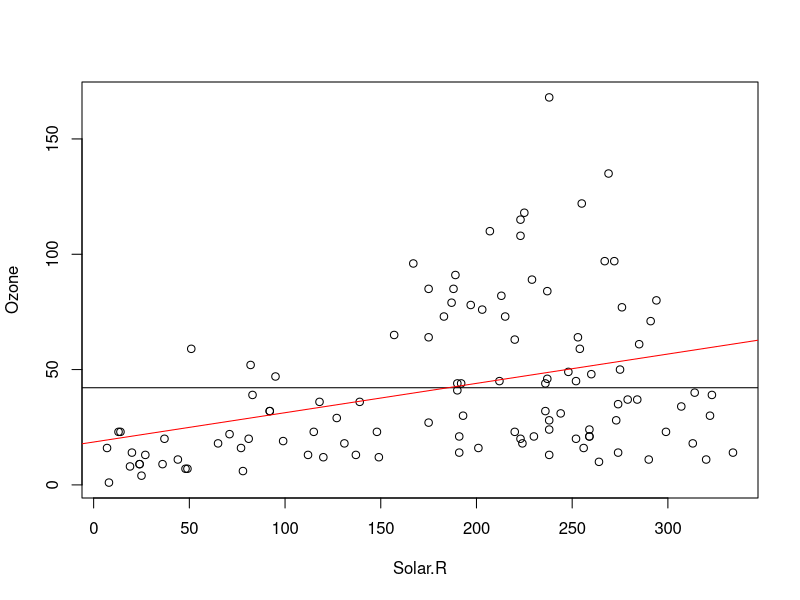
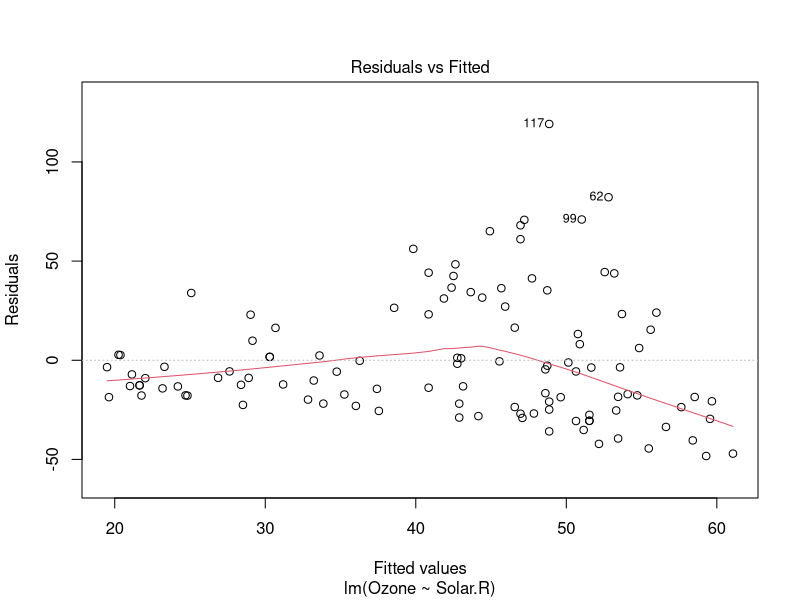
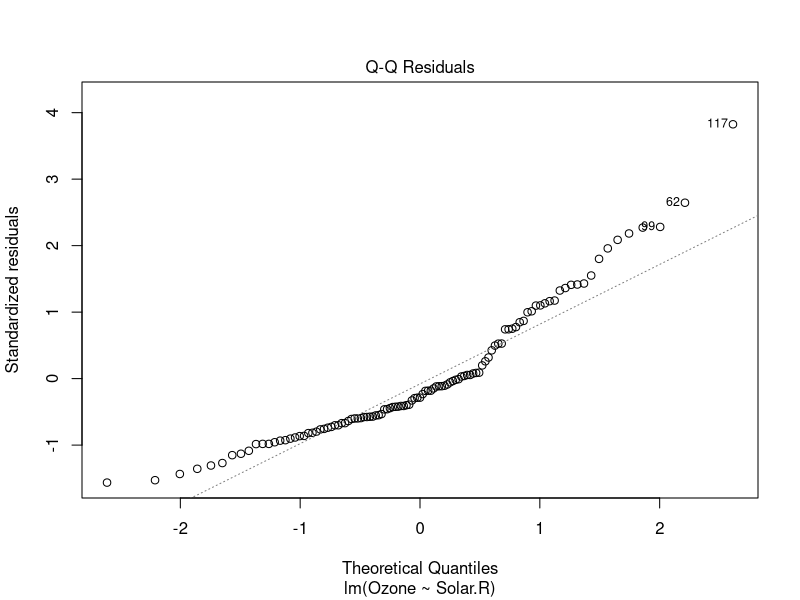
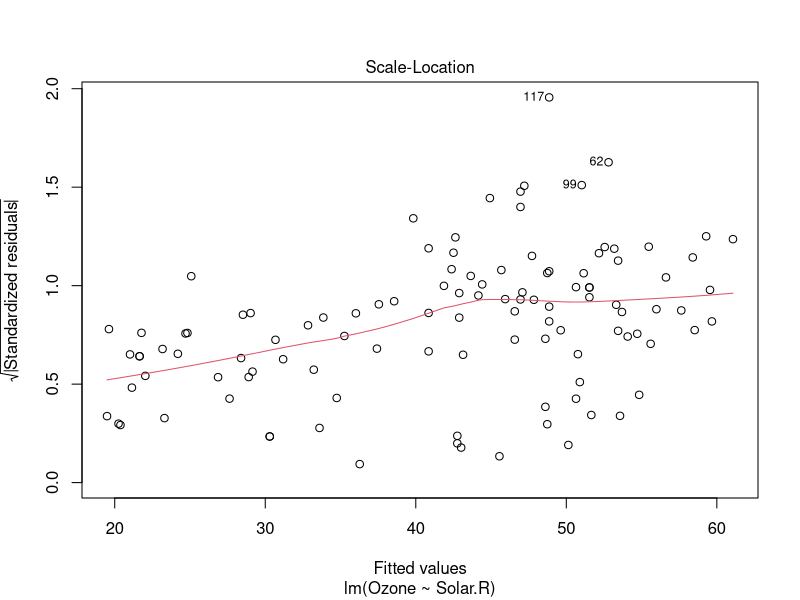
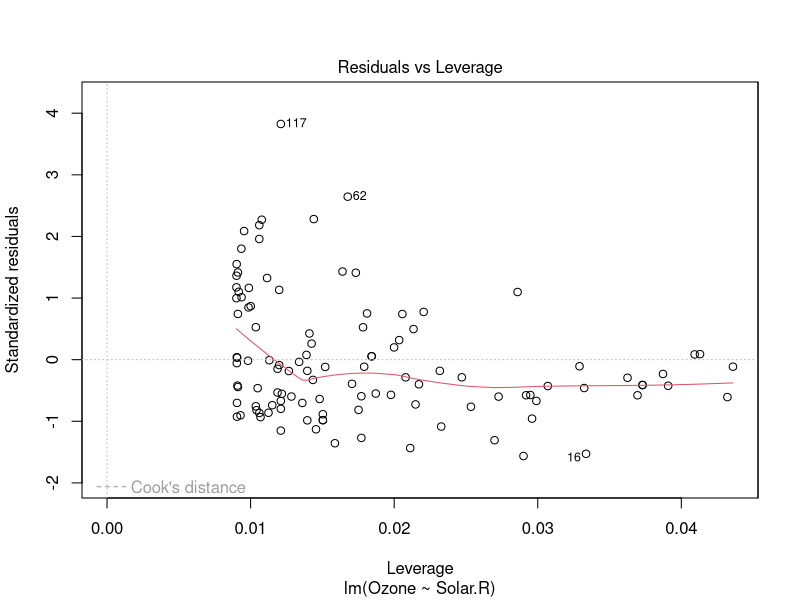
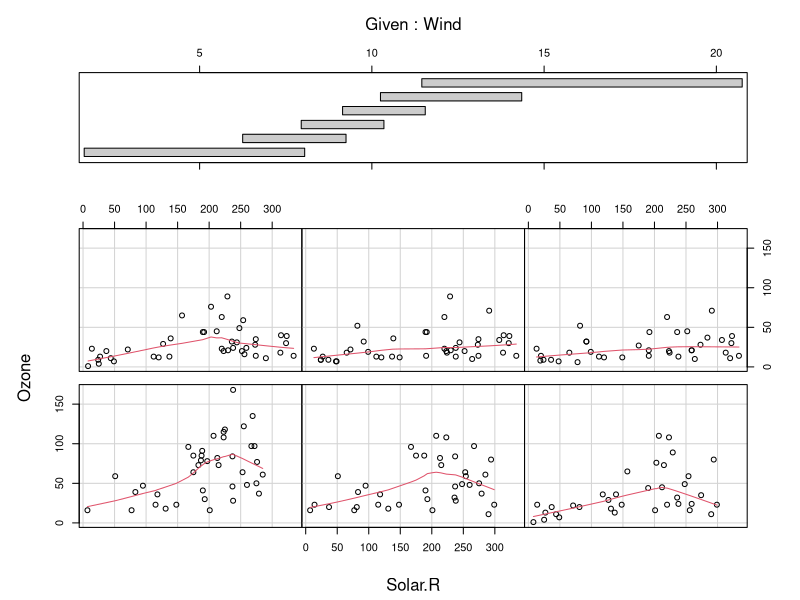
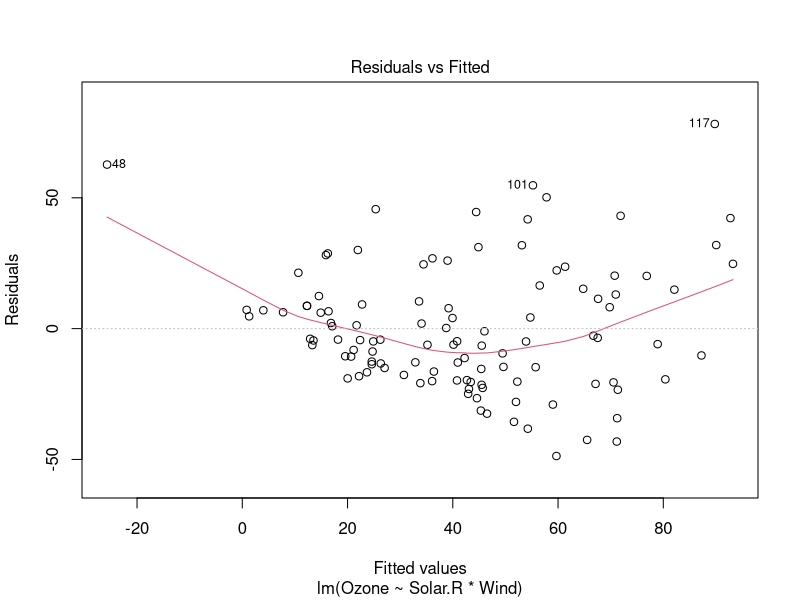
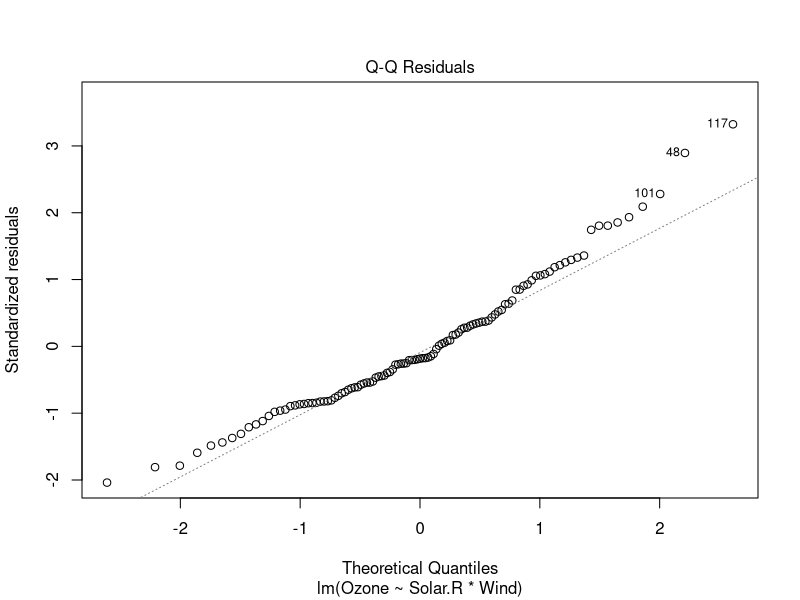

R code for these plots, in order:
data(airquality)
?airquality
names(airquality)
head(airquality)

#[1] "Ozone"   "Solar.R" "Wind"    "Temp"    "Month"   "Day"  
#Ozone = Response variable
#Solar.R = Explainatory Variable
#Wind = Explainatory Variable

plot(Ozone~Solar.R,data=airquality)

mean.Ozone = mean(airquality$Ozone,na.rm=T)

abline(h=mean.Ozone)

#use lm to fit a regression line through these data :

model1= lm(Ozone~Solar.R, data=airquality)

model1

predict(model1)

predict(model1,data.frame(Solar.R=100))

abline(model1, col="red") 

plot(model1)

summary(model1)

#mutiple regression considering Wind and Solar.R

coplot(Ozone~Solar.R|Wind,panel=panel.smooth,airquality)

model2 = lm(Ozone~Solar.R*Wind,airquality)

plot(model2)